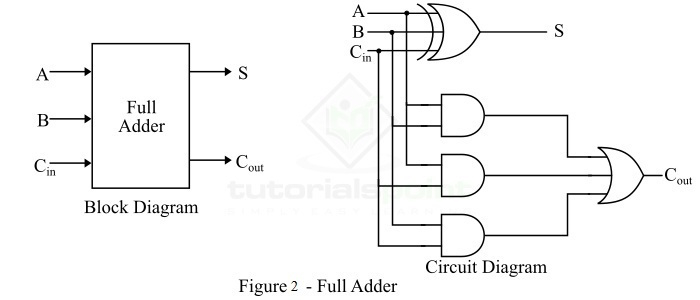
#> input picture data/real_schematics/full_adder_tp.jpg, 700 x 300 px
$ python symbol_gate_proposer.py ../data/real_schematics/full_adder_tp.jpg
#> lines starting #> are read from the running program, lines starting #| are printed output that depends on the picture; after the words box and inside, x2 and y2 are one past the last pixel; in counts of white or black regions, pixels touching at a corner belong together
"""
Heuristic proposal generator for symbol-style gate schematics.
"""

import argparse
import json
from dataclasses import dataclass
from pathlib import Path
from typing import List, Sequence, Tuple

import numpy as np
from PIL import Image

from .types import BoundingBox, GateDetection


@dataclass(frozen=True)
class ProposalDebug:
    mask: np.ndarray
    line_mask: np.ndarray
    shape_mask: np.ndarray


class SymbolGateProposer:
    """Generate candidate gate boxes from symbol-style schematics using classical CV heuristics."""

    def __init__(
        self,
        white_threshold: int = 220,
        dark_background_threshold: int = 105,
        line_kernel: int = 25,
        min_area_ratio: float = 0.00025,
        min_dimension: int = 10,
        merge_gap: int = 18,
        pad: int = 8,
        max_box_area_ratio: float = 0.20,
    ):
        self.white_threshold = white_threshold
        self.dark_background_threshold = dark_background_threshold
        self.line_kernel = line_kernel
        self.min_area_ratio = min_area_ratio
        self.min_dimension = min_dimension
        self.merge_gap = merge_gap
        self.pad = pad
        self.max_box_area_ratio = max_box_area_ratio

    def propose(self, image_path: Path) -> List[GateDetection]:
        proposals, _ = self.propose_with_debug(image_path)
        return proposals

    def propose_with_debug(self, image_path: Path) -> Tuple[List[GateDetection], ProposalDebug]:
        cv2 = self._import_cv2()
        with Image.open(image_path) as image:
            rgb = np.array(image.convert("RGB"))
        gray = cv2.cvtColor(rgb, cv2.COLOR_RGB2GRAY)

        mask = self._build_gate_mask(rgb, gray)
        line_mask = self._estimate_line_mask(mask)
        shape_mask = cv2.subtract(mask, line_mask)
        shape_mask = cv2.morphologyEx(
            shape_mask,
            cv2.MORPH_CLOSE,
            np.ones((3, 3), np.uint8),
            iterations=1,
        )

        raw_boxes = self._extract_component_boxes(shape_mask)
        merged_boxes = self._merge_boxes(raw_boxes, gray.shape[1], gray.shape[0])
        finalized_raw_boxes = self._finalize_boxes(raw_boxes, gray.shape[1], gray.shape[0])
        candidate_boxes = self._dedupe_boxes(
            list(merged_boxes) + list(finalized_raw_boxes),
            gray.shape[1],
            gray.shape[0],
        )
        proposals = [
            GateDetection(
                gate_id=f"proposal_{index}",
                gate_type="UNKNOWN",
                bbox=BoundingBox(*box),
                confidence=1.0,
            )
            for index, box in enumerate(sorted(candidate_boxes, key=lambda item: (item[0], item[1])))
        ]
        return proposals, ProposalDebug(mask=mask, line_mask=line_mask, shape_mask=shape_mask)

    def _build_gate_mask(self, rgb: np.ndarray, gray: np.ndarray) -> np.ndarray:
        cv2 = self._import_cv2()
        if float(gray.mean()) < self.dark_background_threshold:
            channel_max = rgb.max(axis=2)
            channel_min = rgb.min(axis=2)
            mask = ((channel_max > 80) & ((channel_max - channel_min) > 40)).astype(np.uint8) * 255
        else:
            _, mask = cv2.threshold(gray, self.white_threshold, 255, cv2.THRESH_BINARY_INV)
        return mask.astype(np.uint8)

    def _estimate_line_mask(self, mask: np.ndarray) -> np.ndarray:
        cv2 = self._import_cv2()
        horizontal_kernel = cv2.getStructuringElement(cv2.MORPH_RECT, (self.line_kernel, 1))
        vertical_kernel = cv2.getStructuringElement(cv2.MORPH_RECT, (1, self.line_kernel))
        horizontal = cv2.morphologyEx(mask, cv2.MORPH_OPEN, horizontal_kernel)
        vertical = cv2.morphologyEx(mask, cv2.MORPH_OPEN, vertical_kernel)
        return cv2.bitwise_or(horizontal, vertical)

    def _extract_component_boxes(self, mask: np.ndarray) -> List[Tuple[float, float, float, float]]:
        cv2 = self._import_cv2()
        component_count, _, stats, _ = cv2.connectedComponentsWithStats(mask, 8)
        image_area = mask.shape[0] * mask.shape[1]
        boxes: List[Tuple[float, float, float, float]] = []

        for component_id in range(1, component_count):
            x, y, width, height, area = stats[component_id]
            if area < max(25, int(image_area * self.min_area_ratio)):
                continue
            if width < self.min_dimension or height < self.min_dimension:
                continue

            aspect_ratio = width / max(height, 1)
            fill_ratio = area / max(width * height, 1)
            if aspect_ratio < 0.25 or aspect_ratio > 8.0:
                continue
            if fill_ratio < 0.03 or fill_ratio > 0.90:
                continue

            boxes.append((float(x), float(y), float(x + width), float(y + height)))

        return boxes

    def _merge_boxes(
        self,
        boxes: Sequence[Tuple[float, float, float, float]],
        image_width: int,
        image_height: int,
    ) -> List[Tuple[float, float, float, float]]:
        pending = [list(box) for box in boxes]
        merged = True
        while merged:
            merged = False
            output: List[List[float]] = []
            used = [False] * len(pending)
            for index, box in enumerate(pending):
                if used[index]:
                    continue
                x1, y1, x2, y2 = box
                for inner_index in range(index + 1, len(pending)):
                    if used[inner_index]:
                        continue
                    candidate = pending[inner_index]
                    if self._boxes_are_adjacent((x1, y1, x2, y2), tuple(candidate)):
                        x1 = min(x1, candidate[0])
                        y1 = min(y1, candidate[1])
                        x2 = max(x2, candidate[2])
                        y2 = max(y2, candidate[3])
                        used[inner_index] = True
                        merged = True
                used[index] = True
                output.append([x1, y1, x2, y2])
            pending = output

        return self._finalize_boxes(pending, image_width, image_height)

    def _finalize_boxes(
        self,
        boxes: Sequence[Tuple[float, float, float, float]],
        image_width: int,
        image_height: int,
    ) -> List[Tuple[float, float, float, float]]:
        final_boxes: List[Tuple[float, float, float, float]] = []
        max_box_area = image_width * image_height * self.max_box_area_ratio
        for x1, y1, x2, y2 in boxes:
            x1 = max(0.0, x1 - self.pad)
            y1 = max(0.0, y1 - self.pad)
            x2 = min(float(image_width), x2 + self.pad)
            y2 = min(float(image_height), y2 + self.pad)
            area = (x2 - x1) * (y2 - y1)
            if area > max_box_area:
                continue
            final_boxes.append((x1, y1, x2, y2))
        return final_boxes

    # [185 lines left out: functions _augment_boxes, _build_left_stacked_inverter_boxes, _build_row_cluster_boxes, not called in this run]


    def _dedupe_boxes(
        self,
        boxes: Sequence[Tuple[float, float, float, float]],
        image_width: int,
        image_height: int,
    ) -> List[Tuple[float, float, float, float]]:
        unique: List[Tuple[float, float, float, float]] = []
        for box in sorted(boxes, key=self._box_area):
            if any(self._boxes_equivalent(box, existing) for existing in unique):
                continue
            unique.append(box)
        return unique

    def _boxes_are_adjacent(
        self,
        first: Tuple[float, float, float, float],
        second: Tuple[float, float, float, float],
    ) -> bool:
        ax1, ay1, ax2, ay2 = first
        bx1, by1, bx2, by2 = second
        return not (
            ax2 + self.merge_gap < bx1
            or bx2 + self.merge_gap < ax1
            or ay2 + self.merge_gap < by1
            or by2 + self.merge_gap < ay1
        )

    # [14 lines left out: function _boxes_share_row_band, not called in this run]

    @staticmethod
    def _box_area(box: Tuple[float, float, float, float]) -> float:
        return max(0.0, box[2] - box[0]) * max(0.0, box[3] - box[1])

    @classmethod
    def _boxes_equivalent(
        cls,
        first: Tuple[float, float, float, float],
        second: Tuple[float, float, float, float],
    ) -> bool:
        intersection = cls._intersection_area(first, second)
        if intersection <= 0:
            return False
        smaller_area = min(cls._box_area(first), cls._box_area(second))
        return intersection / max(smaller_area, 1e-6) >= 0.85

    @staticmethod
    def _intersection_area(
        first: Tuple[float, float, float, float],
        second: Tuple[float, float, float, float],
    ) -> float:
        x1 = max(first[0], second[0])
        y1 = max(first[1], second[1])
        x2 = min(first[2], second[2])
        y2 = min(first[3], second[3])
        if x2 <= x1 or y2 <= y1:
            return 0.0
        return (x2 - x1) * (y2 - y1)

    # [11 lines left out: function _augmentation_box_is_duplicate, not called in this run]


    @staticmethod
    def _import_cv2():
        try:
            import cv2
        except ImportError as exc:
            raise ImportError("opencv-python is required for symbol gate proposal generation") from exc
        return cv2


def build_parser() -> argparse.ArgumentParser:
    parser = argparse.ArgumentParser(description="Generate heuristic symbol-style gate proposals")
    parser.add_argument("image", type=str, help="Path to a schematic image")
    parser.add_argument("--json", action="store_true", help="Print proposals as JSON")
    return parser


def main() -> None:
    args = build_parser().parse_args()
    image_path = Path(args.image)
    proposer = SymbolGateProposer()
    proposals = proposer.propose(image_path)
#> in propose_with_debug, image is the input picture: PIL image 700x300 RGB; mean R, G, B 246.2, 246.2, 246.2
#> in _build_gate_mask, `_, mask = cv2.threshold(gray, self.white_threshold, 255, cv2.THRESH_BI..`:
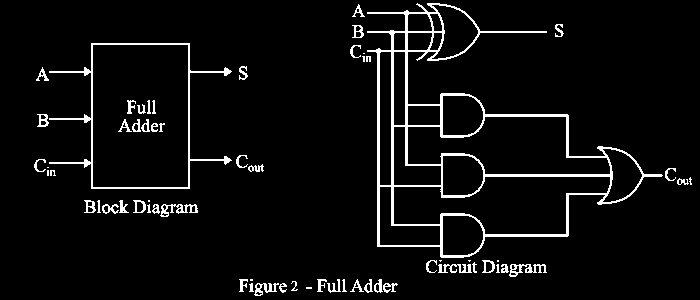
#> mask: shape (300, 700); 5.2% white in thin lines or dots
#> in _estimate_line_mask, `horizontal = cv2.morphologyEx(mask, cv2.MORPH_OPEN, horizontal_kernel)`:
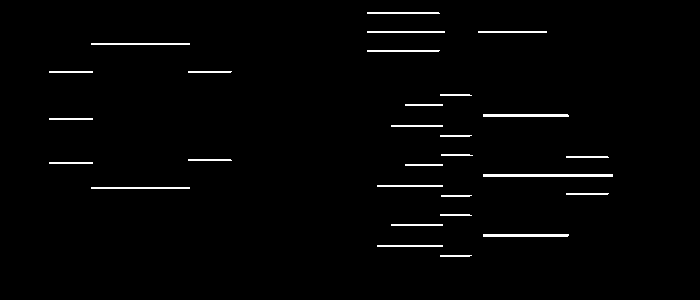
#> horizontal: shape (300, 700); 1.7% white in thin lines or dots, all inside (x1, y1, x2, y2) = (49, 12, 613, 257)
#> in _estimate_line_mask, `vertical = cv2.morphologyEx(mask, cv2.MORPH_OPEN, vertical_kernel)`:
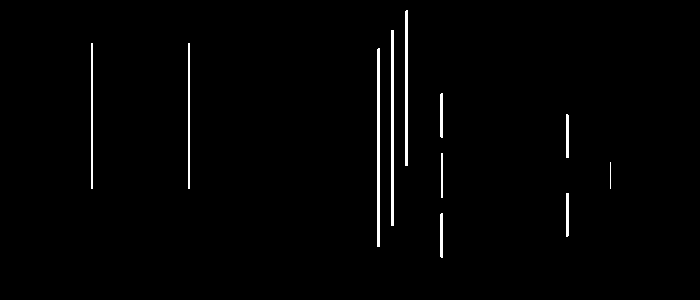
#> vertical: shape (300, 700); 1.4% white; 11 white regions, largest, box (x1, y1, x2, y2) and area: (377, 48, 380, 247) 596, (391, 30, 394, 226) 588, (405, 10, 408, 166) 467
#> in _estimate_line_mask, `return cv2.bitwise_or(horizontal, vertical)`:
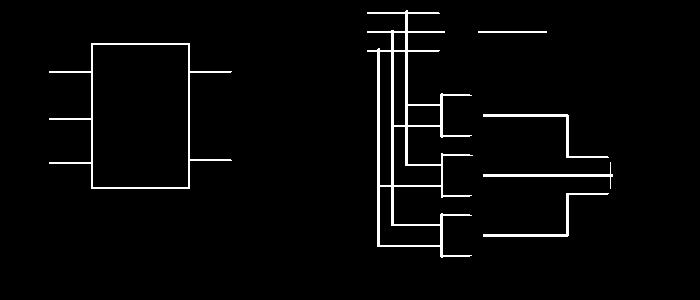
#> returned value: shape (300, 700); 2.9% white; 6 white regions, box (x1, y1, x2, y2) and area: (367, 10, 473, 258) 3298, (49, 43, 232, 189) 1382, (483, 114, 609, 158) 459, (483, 193, 609, 237) 459, (483, 162, 613, 189) 414, (478, 31, 547, 33) 138
#> in propose_with_debug, `shape_mask = cv2.subtract(mask, line_mask)`:
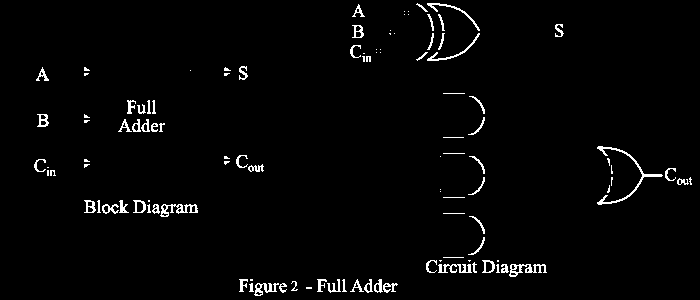
#> shape_mask: shape (300, 700); 2.3% white in thin lines or dots
#> in propose_with_debug, `shape_mask = cv2.morphologyEx( shape_mask, cv2.MORPH_CLOSE, np.ones((3..`:
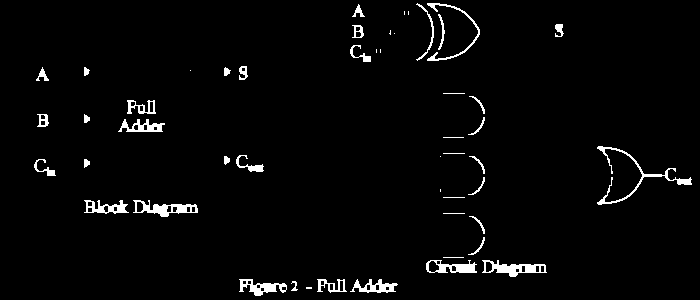
#> shape_mask: shape (300, 700); 2.7% white; 50 white regions (10 under 20 px), largest, box (x1, y1, x2, y2) and area: (597, 146, 692, 205) 572, (482, 260, 547, 277) 492, (133, 200, 198, 217) 474
#> in _extract_component_boxes, `component_count, _, stats, _ = cv2.connectedComponentsWithStats(mask, 8)`: component_count = 51; stats = 51 rows, first 6: [0, 0, 700, 300, 204269], [416, 3, 18, 58, 142], [427, 3, 53, 58, 324], [352, 4, 13, 13, 66], [404, 11, 1, 4, 4], [408, 11, 1, 4, 4]
#> the loop in _extract_component_boxes, `for component_id in range(1, component_count):` made 50 passes
#> (x, y, width, height, area, aspect_ratio, fill_ratio) on passes 1, 2, 3, 7, 11, 14, 20, 21: (416, 3, 18, 58, 142, 0.31, 0.136), (427, 3, 53, 58, 324, 0.914, 0.105), (352, 4, 13, 13, 66, 1, 0.391), (352, 25, 12, 13, 82, 0.923, 0.526), (350, 45, 21, 17, 111, 1.24, 0.311), (36, 67, 13, 14, 74, 0.929, 0.407), (469, 96, 16, 18, 52, 0.889, 0.181), (127, 100, 29, 14, 191, 2.07, 0.47)
#> after the loop in _extract_component_boxes, `for component_id in range(1, component_count):`: boxes = 24 items, first 6: (416, 3, 434, 61), (427, 3, 480, 61), (352, 4, 365, 17), (352, 25, 364, 38), (350, 45, 371, 62), (36, 67, 49, 81)
#> in propose_with_debug, `raw_boxes = self._extract_component_boxes(shape_mask)`: raw_boxes has the same summary as boxes in _extract_component_boxes
#> in _merge_boxes, `pending = [list(box) for box in boxes]`: pending = 24 items, first 6: [416, 3, 434, 61], [427, 3, 480, 61], [352, 4, 365, 17], [352, 25, 364, 38], [350, 45, 371, 62], [36, 67, 49, 81]
#> in propose_with_debug, `merged_boxes = self._merge_boxes(raw_boxes, gray.shape[1], gray.shape[..`: merged_boxes = 14 items, first 6: (408, 0, 488, 69), (342, 0, 379, 70), (28, 59, 57, 89), (460, 88, 493, 143), (110, 92, 173, 140), (29, 106, 57, 135)
#> the loop in _finalize_boxes (call 2), `for x1, y1, x2, y2 in boxes:` made 24 passes
#> (x1, y1, x2, y2, area) on passes 1 to 8: (408, 0, 442, 69, 2346), (419, 0, 488, 69, 4761), (344, 0, 373, 25, 725), (344, 17, 372, 46, 812), (342, 37, 379, 70, 1221), (28, 59, 57, 89, 870), (461, 88, 493, 122, 1088), (119, 92, 164, 122, 1350)
#> in propose_with_debug, `finalized_raw_boxes = self._finalize_boxes(raw_boxes, gray.shape[1], g..`: finalized_raw_boxes = 24 items, first 6: (408, 0, 442, 69), (419, 0, 488, 69), (344, 0, 373, 25), (344, 17, 372, 46), (342, 37, 379, 70), (28, 59, 57, 89)
#> the loop in _dedupe_boxes, `for box in sorted(boxes, key=self._box_area):` made 38 passes
#> box on passes 1, 14, 15, 16, 17, 18, 19, 20: (344, 0, 373, 25), (26, 151, 64, 184), (26, 151, 64, 184), (309, 271, 355, 300), (119, 92, 164, 122), (228, 147, 272, 180), (228, 147, 272, 180), (460, 88, 493, 143)
    payload = [
        {
            "gate_id": proposal.gate_id,
            "gate_type": proposal.gate_type,
            "bbox": [proposal.bbox.x1, proposal.bbox.y1, proposal.bbox.x2, proposal.bbox.y2],
            "confidence": proposal.confidence,
        }
        for proposal in proposals
    ]
    if args.json:
        print(json.dumps(payload, indent=2))
        return
    print(f"Image: {image_path}")
    print(f"Proposals: {len(payload)}")
#| Proposals: 24
    for item in payload:
        print(f"- {item['gate_id']} {item['bbox']}")
#> this loop made 24 passes
#| - proposal_0 [26.0, 151.0, 64.0, 184.0]
#| - proposal_1 [28.0, 59.0, 57.0, 89.0]
#| - proposal_2 [29.0, 106.0, 57.0, 135.0]
#| - proposal_3 [76.0, 192.0, 137.0, 222.0]
#| - proposal_4 [110.0, 111.0, 173.0, 140.0]
#> (further printed lines are left out)


if __name__ == "__main__":
    main()

$ run again, on data/real_schematics/half_adder_gfg.jpg
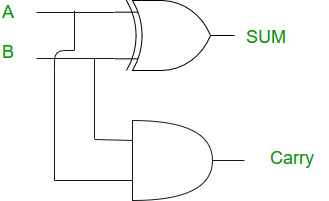
#> input picture data/real_schematics/half_adder_gfg.jpg, 329 x 201 px
#> in propose_with_debug, image is the input picture: PIL image 329x201 RGB; mean R, G, B 248.6, 249.5, 248.5
#> in _build_gate_mask, `_, mask = cv2.threshold(gray, self.white_threshold, 255, cv2.THRESH_BI..`:
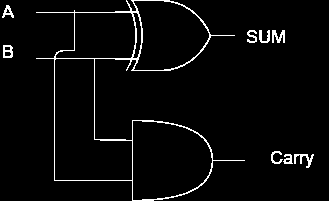
#> mask: shape (201, 329); 3.5% white in thin lines or dots
#> horizontal: shape (201, 329); 0.74% white in thin lines or dots, all inside (x1, y1, x2, y2) = (36, 0, 245, 181)
#> vertical: shape (201, 329); 0.58% white in thin lines or dots, all inside (x1, y1, x2, y2) = (54, 10, 142, 201)
#> in propose_with_debug, `shape_mask = cv2.morphologyEx( shape_mask, cv2.MORPH_CLOSE, np.ones((3..`:
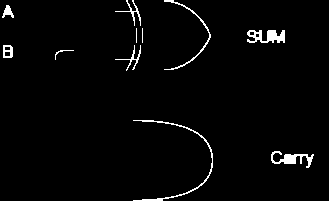
#> shape_mask: shape (201, 329); 2.4% white; 11 white regions (2 under 20 px), largest, box (x1, y1, x2, y2) and area: (133, 120, 213, 201) 334, (247, 30, 285, 43) 316, (271, 151, 314, 168) 282
#> component_count = 12; stats = [[0, 0, 329, 201, 64529], [115, 0, 26, 26, 112], [164, 0, 47, 70, 215], [2, 5, 12, 13, 81], [136, 28, 1, 15, 15], [142, 28, 1, 15, 15], [247, 30, 38, 13, 316], [3, 45, 10, 13, 91], [115, 45, 26, 26, 108], [55, 50, 19, 10, 31], [133, 120, 80, 81, 334], [271, 151, 43, 17, 282]]
#> the loop in _extract_component_boxes, `for component_id in range(1, component_count):` made 11 passes
#> (x, y, width, height, area, aspect_ratio, fill_ratio) on passes 1, 2, 3, 6, 7, 8, 9, 10: (115, 0, 26, 26, 112, 1, 0.166), (164, 0, 47, 70, 215, 0.671, 0.0653), (2, 5, 12, 13, 81, 0.923, 0.519), (247, 30, 38, 13, 316, 2.92, 0.64), (3, 45, 10, 13, 91, 0.769, 0.7), (115, 45, 26, 26, 108, 1, 0.16), (55, 50, 19, 10, 31, 1.9, 0.163), (133, 120, 80, 81, 334, 0.988, 0.0515)
#> after the loop in _extract_component_boxes, `for component_id in range(1, component_count):`: boxes = [(115, 0, 141, 26), (164, 0, 211, 70), (2, 5, 14, 18), (247, 30, 285, 43), (3, 45, 13, 58), (115, 45, 141, 71), (55, 50, 74, 60), (133, 120, 213, 201), (271, 151, 314, 168)]
#> raw_boxes has the same summary as boxes in _extract_component_boxes
#> pending = [[115, 0, 141, 26], [164, 0, 211, 70], [2, 5, 14, 18], [247, 30, 285, 43], [3, 45, 13, 58], [115, 45, 141, 71], [55, 50, 74, 60], [133, 120, 213, 201], [271, 151, 314, 168]]
#> merged_boxes = [(107, 0, 149, 34), (156, 0, 219, 78), (0, 0, 22, 26), (239, 22, 293, 51), (0, 37, 21, 66), (107, 37, 149, 79), (47, 42, 82, 68), (125, 112, 221, 201), (263, 143, 322, 176)]
#> the loop in _finalize_boxes (call 2), `for x1, y1, x2, y2 in boxes:` made 9 passes
#> (x1, y1, x2, y2, area) on passes 1 to 8: (107, 0, 149, 34, 1428), (156, 0, 219, 78, 4914), (0, 0, 22, 26, 572), (239, 22, 293, 51, 1566), (0, 37, 21, 66, 609), (107, 37, 149, 79, 1764), (47, 42, 82, 68, 910), (125, 112, 221, 201, 8544)
#> finalized_raw_boxes has the same summary as merged_boxes
#> the loop in _dedupe_boxes, `for box in sorted(boxes, key=self._box_area):` made 18 passes
#> after the loop in _dedupe_boxes, `for box in sorted(boxes, key=self._box_area):`: unique = [(0, 0, 22, 26), (0, 37, 21, 66), (47, 42, 82, 68), (107, 0, 149, 34), (239, 22, 293, 51), (107, 37, 149, 79), (263, 143, 322, 176), (156, 0, 219, 78), (125, 112, 221, 201)]
#> candidate_boxes has the same summary as unique in _dedupe_boxes
#> in propose_with_debug, `proposals = [ GateDetection( gate_id=f"proposal_{index}", gate_type="U..`: proposals = 9 items
#| Proposals: 9
#> the loop in main, `for item in payload:` made 9 passes
#| - proposal_0 [0.0, 0.0, 22.0, 26.0]
#| - proposal_1 [0.0, 37.0, 21.0, 66.0]
#| - proposal_2 [47.0, 42.0, 82.0, 68.0]
#| - proposal_3 [107.0, 0.0, 149.0, 34.0]
#| - proposal_4 [107.0, 37.0, 149.0, 79.0]
#> (further printed lines are left out)
